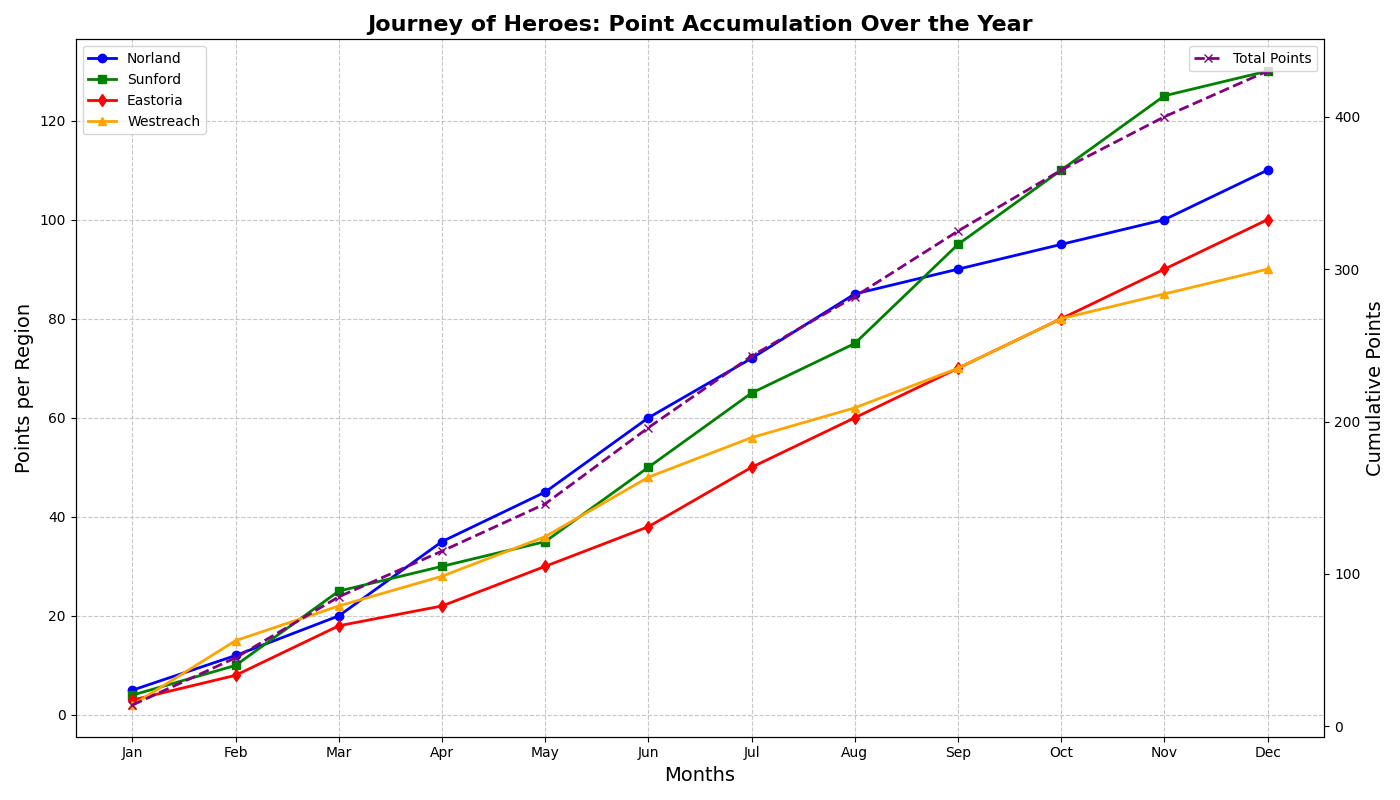

This figure's Python source:
import matplotlib.pyplot as plt
import numpy as np

# Backstory:
# In the fictional realm of Pylandia, the "Journey of Heroes" is an annual event where heroes from different regions 
# compete in a series of quests to earn points. The event spans over the course of 12 months, and each region has 
# a different point accumulation trend based on quests.

# Data construction
months = ['Jan', 'Feb', 'Mar', 'Apr', 'May', 'Jun', 'Jul', 'Aug', 'Sep', 'Oct', 'Nov', 'Dec']

# Point accumulation trends for four different hero regions
regions = ['Norland', 'Sunford', 'Eastoria', 'Westreach']
points_norland = np.array([5, 12, 20, 35, 45, 60, 72, 85, 90, 95, 100, 110])
points_sunford = np.array([4, 10, 25, 30, 35, 50, 65, 75, 95, 110, 125, 130])
points_eastoria = np.array([3, 8, 18, 22, 30, 38, 50, 60, 70, 80, 90, 100])
points_westreach = np.array([2, 15, 22, 28, 36, 48, 56, 62, 70, 80, 85, 90])

# Create subplots to include another element of the event, like the cumulative total points of all regions combined
fig, ax1 = plt.subplots(figsize=(14, 8))
ax2 = ax1.twinx()

# Plot cumulative points for all regions for overall event analysis
cumulative_points = points_norland + points_sunford + points_eastoria + points_westreach
ax2.plot(months, cumulative_points, color='purple', linestyle='--', marker='x', label='Total Points', linewidth=2)

# Plot individual regions' points with distinct styles
ax1.plot(months, points_norland, marker='o', linestyle='-', color='blue', linewidth=2, label='Norland')
ax1.plot(months, points_sunford, marker='s', linestyle='-', color='green', linewidth=2, label='Sunford')
ax1.plot(months, points_eastoria, marker='d', linestyle='-', color='red', linewidth=2, label='Eastoria')
ax1.plot(months, points_westreach, marker='^', linestyle='-', color='orange', linewidth=2, label='Westreach')

# Set chart title and labels
ax1.set_title('Journey of Heroes: Point Accumulation Over the Year', fontsize=16, fontweight='bold')
ax1.set_xlabel('Months', fontsize=14)
ax1.set_ylabel('Points per Region', fontsize=14)
ax2.set_ylabel('Cumulative Points', fontsize=14)

# Add grid for better readability
ax1.grid(True, linestyle='--', alpha=0.7)

# Add legends
ax1.legend(loc='upper left', fontsize=10)
ax2.legend(loc='upper right', fontsize=10)

# Automatically adjust layout to prevent overlap
plt.tight_layout()

# Show the plot
plt.show()
